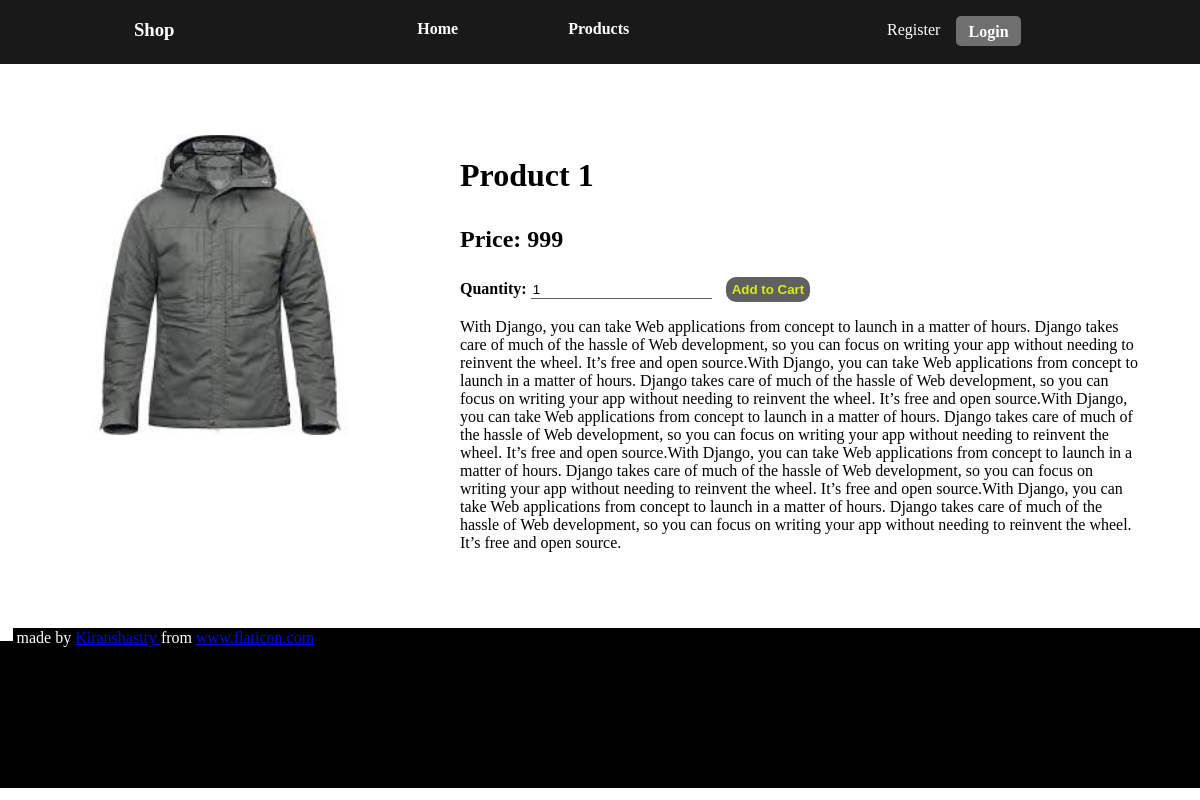
Screenshot of /product/product_id=1 with the database file from the repository.
### products/models.py (models this page shows, shortened)
class product(models.Model):
    product_name=models.CharField(max_length=80,unique=True)
    image=models.ImageField(upload_to='media/img')
    price=models.IntegerField()
    produuct_description=models.TextField()

### products/views.py (the view, shortened to what this page needs)
# urls.py: path('product/product_id=<pk>', views.product_view),
def product_view(request,pk):
    context={
        "product":product.objects.get(id=pk)
    }
    return render(request,'product.html',context)

### products/templates/product.html (shortened to what this page needs)
{% extends 'base.html' %}
{% load static %}
{% block css %}
    <link rel="stylesheet" href="{% static 'css/product.css' %}">
{% endblock %}
{% block content %}
    <div class="description">
        <div class="img-contain">
            <img class="product-img" src="{{product.image.url}}" alt="product img" srcset="">
        </div>
        <h3 class="product-title"> {{product.product_name}}</h3>
        <p class="price">Price: {{product.price}}</p>
        <form action="" method="POST">
            <label for="quantity-product">Quantity:</label>
            <input type="number" name="quantity-product" class="quantity-product" value=1>
            <input type="submit" name="btn" value="Add to Cart">
        </form>
        <p class="product-des"> {{product.produuct_description}}</p>
    </div>
{% endblock %}

### static/css/product.css (style rules this page uses)
html { scroll-behavior: smooth; }
body { margin: 0; padding: 0; overflow-x: hidden; background-color: white; }
* { -webkit-box-sizing: border-box; box-sizing: border-box; outline: none; }
.description { margin-top: 65px; padding: 5%; }
.description .img-contain { width: 400px; height: 500px; overflow: hidden; float: left; padding: 10px; }
.description .img-contain .product-img { width: 300px; height: auto; }
.description .product-title { font-size: 2rem; font-weight: bolder; }
.description .price { font-size: 1.5rem; font-weight: bold; }
.description form label { color: black; font-weight: bolder; }
.description form input[type='number'] { border: none; border-bottom: 1px solid black; -webkit-transition: 300ms; transition: 300ms; background-color: white; border-bottom: 1px solid #606060FF; -webkit-transition: 200ms; transition: 200ms; }
.description form input[type='submit'] { cursor: pointer; background-color: #606060FF; height: 25px; border: none; border-radius: 10px; color: #D6ED17FF; font-weight: bold; margin-left: 10px; -webkit-transition: 300ms; transition: 300ms; }
.description .product-des { font-size: 1rem; font-weight: lighter; }

### rows the page displays
product: image (picture), product_name "Product 1", price "999", produuct_description "With Django, you can take Web applications from concept to launch in a matter of hours. Django takes care of much of the hassle of Web development, so you can focus on writing your app without needing to reinvent the wheel. It’s free and open source.With Django, you can take Web applications from concept to launch in a matter of hours. Django takes care of much of the hassle of Web development, so you can focus on writing your app without needing to reinvent the wheel. It’s free and open source.With Django, you can take Web applications from concept to launch in a matter of hours. Django takes care of much of the hassle of Web development, so you can focus on writing your app without…"
